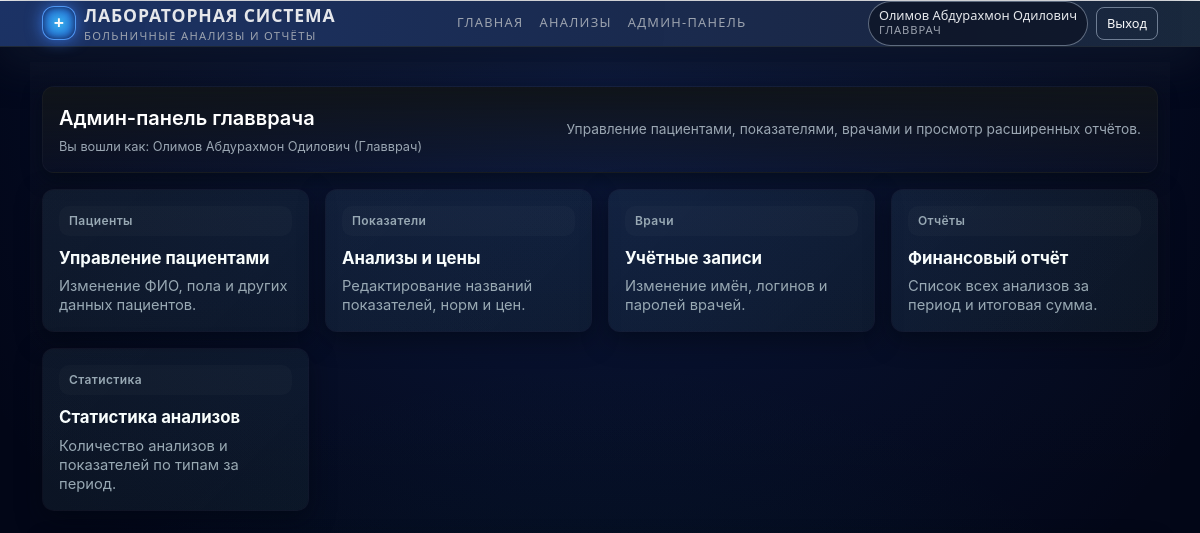
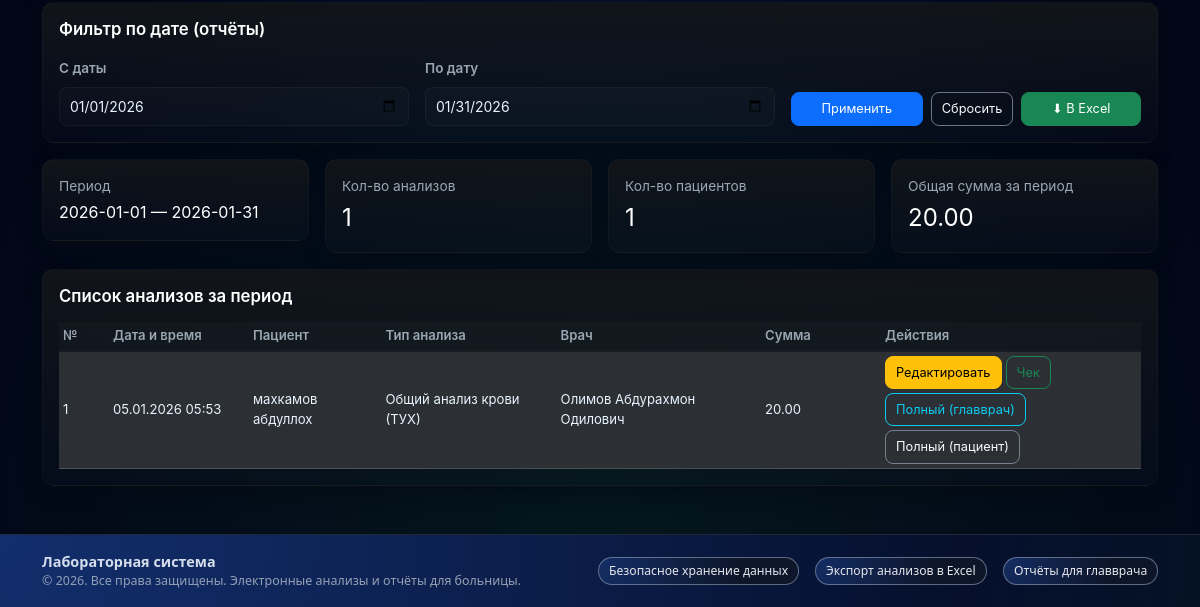
Page /index.php?page=admin_dashboard (signed in) on the earlier database version (2 pictures, top to bottom).
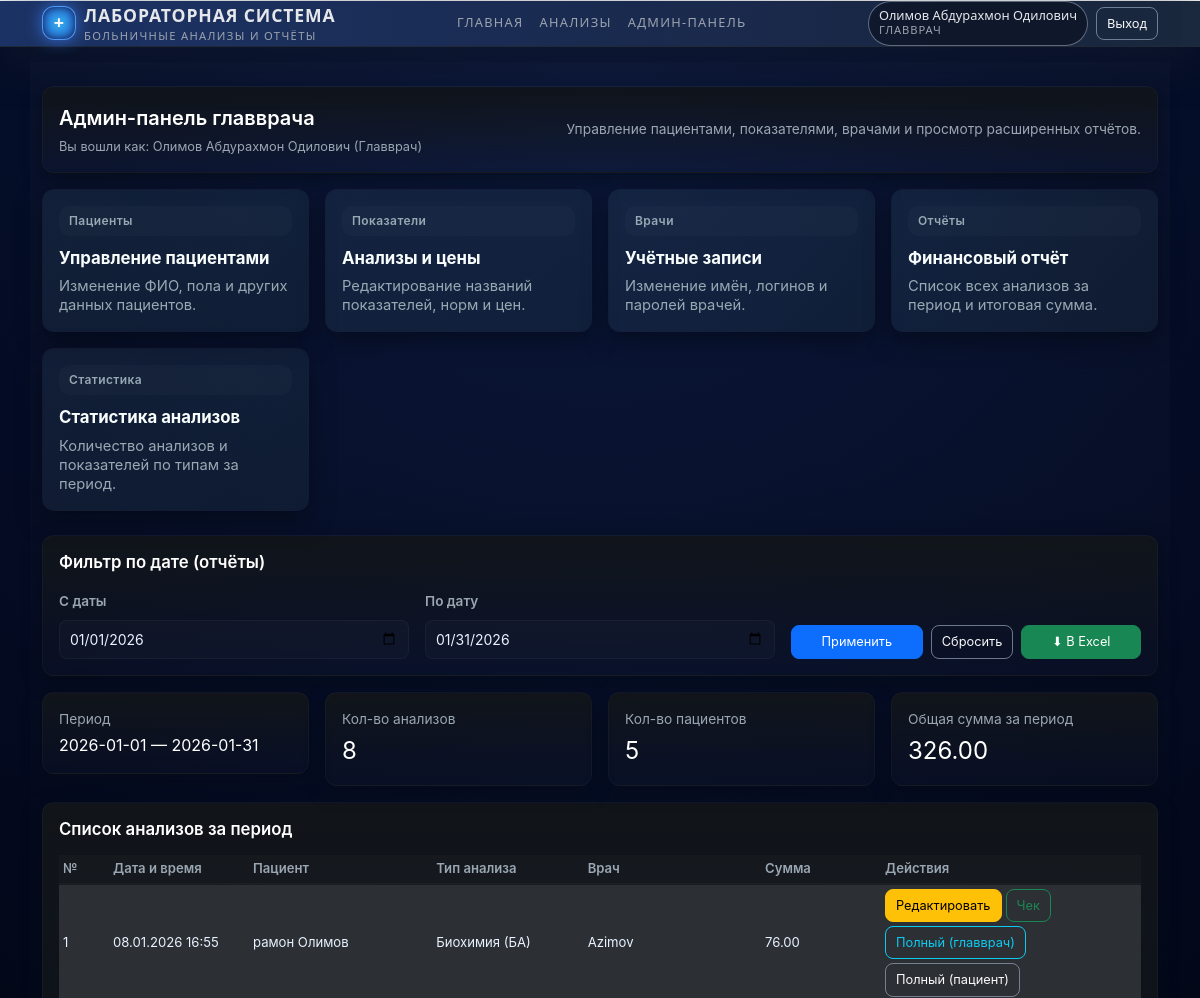
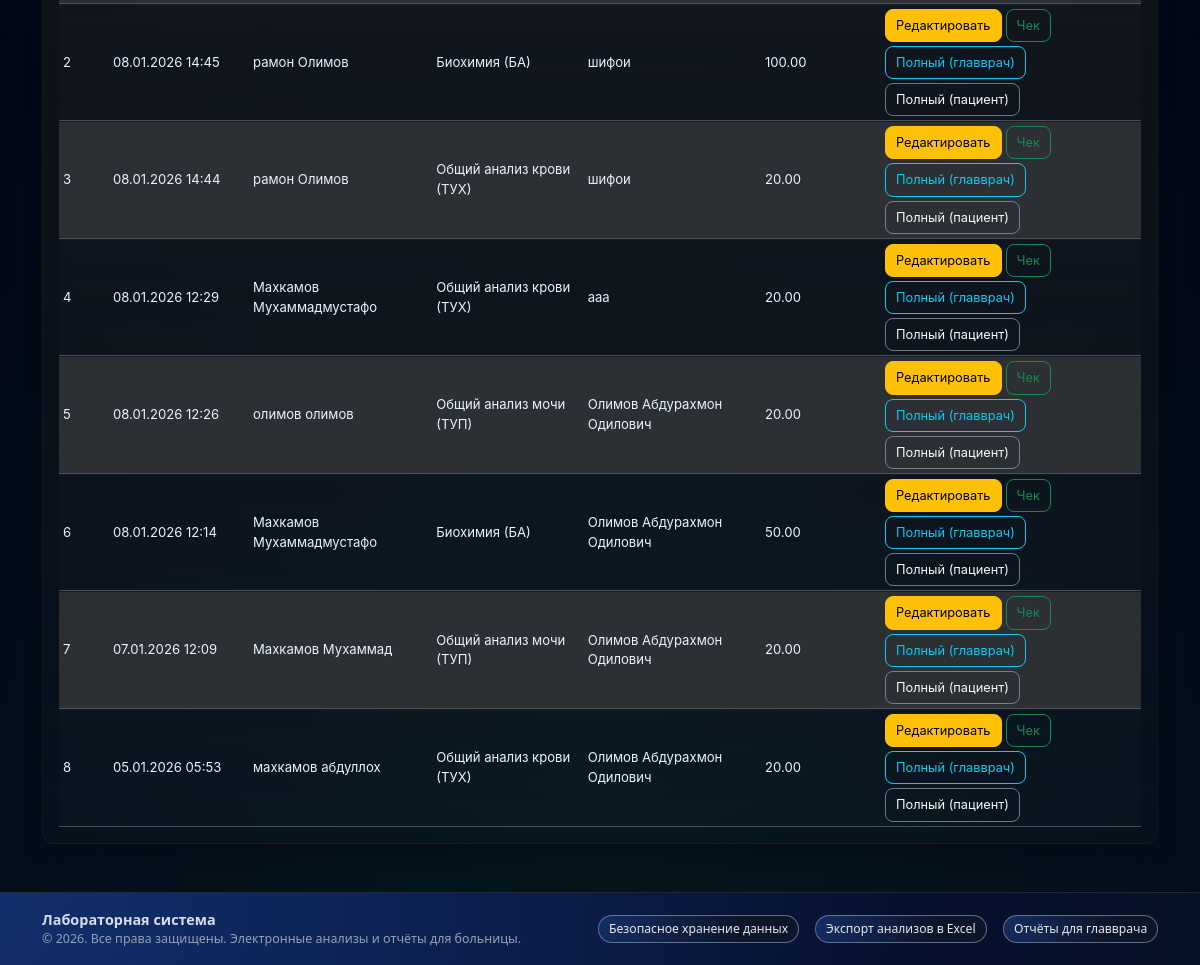
Same page on the later database version (2 pictures, top to bottom).
### tables this page shows
CREATE TABLE `patient_analyses` (
  `id` int(11) NOT NULL,
  `patient_id` int(11) DEFAULT NULL,
  `doctor_id` int(11) NOT NULL,
  `analysis_type_id` int(11) NOT NULL,
  `check_number` varchar(50) NOT NULL,
  `total_price` decimal(10,2) NOT NULL,
  `created_at` timestamp NOT NULL DEFAULT current_timestamp()
);

CREATE TABLE `patients` (
  `id` int(11) NOT NULL,
  `first_name` varchar(100) NOT NULL,
  `last_name` varchar(100) NOT NULL,
  `sex` enum('M','F') NOT NULL,
  `phones` varchar(100) DEFAULT NULL,
  `birth_date` date DEFAULT NULL,
  `age` int(11) DEFAULT NULL,
  `card_number` varchar(50) DEFAULT NULL,
  `created_at` datetime NOT NULL DEFAULT current_timestamp()
);

CREATE TABLE `analysis_types` (
  `id` int(11) NOT NULL,
  `code` varchar(20) NOT NULL,
  `name` varchar(100) NOT NULL
);

CREATE TABLE `users` (
  `id` int(11) NOT NULL,
  `login` varchar(50) NOT NULL,
  `password_hash` varchar(255) NOT NULL,
  `full_name` varchar(150) NOT NULL,
  `role` enum('doctor','admin','accept') NOT NULL DEFAULT 'doctor',
  `created_at` datetime NOT NULL DEFAULT current_timestamp()
);

### pages/admin/admin_dashboard.php (the view, shortened to what the rows shown need)
<?php
require_once __DIR__ . '/../../includes/functions.php';
$dateFrom = $_GET['date_from'] ?? '';
$dateTo   = $_GET['date_to']   ?? '';
if ($dateFrom === '' && $dateTo === '') {
    $dateFrom = date('Y-m-01');
    $dateTo   = date('Y-m-d');
}
$where  = [];
$params = [];
if ($dateFrom !== '') {
    $where[]              = 'pa.created_at >= :date_from';
    $params[':date_from'] = $dateFrom . ' 00:00:00';
}
if ($dateTo !== '') {
    $where[]            = 'pa.created_at <= :date_to';
    $params[':date_to'] = $dateTo . ' 23:59:59';
}
$whereSql = $where ? ('WHERE ' . implode(' AND ', $where)) : '';
$sql = "
    SELECT
        pa.*,
        p.first_name   AS patient_first_name,
        p.last_name    AS patient_last_name,
        u.full_name    AS doctor_name,
        t.name         AS analysis_type_name,
        t.code         AS analysis_type_code
    FROM patient_analyses pa
    LEFT JOIN patients p   ON pa.patient_id = p.id
    LEFT JOIN users u      ON pa.doctor_id = u.id
    LEFT JOIN analysis_types t ON pa.analysis_type_id = t.id
    $whereSql
    ORDER BY pa.created_at DESC, pa.id DESC
    LIMIT 300
";
$stmt = $pdo->prepare($sql);
$stmt->execute($params);
$analyses = $stmt->fetchAll();
    ?>
    <?php
require_once __DIR__ . '/../../includes/header.php';
?>
<link rel="stylesheet" href="/lab-system/public/css/ba.css">
<div class="container py-4 ba-page">
    <div class="panel p-3 mb-3" id="reports-block">
        <h2 class="ba-section-title mb-3">Фильтр по дате (отчёты)</h2>
    </div>
    <div class="panel p-3">
        <h2 class="ba-section-title mb-3">Список анализов за период</h2>
        <div class="table-responsive">
            <table class="table table-sm table-dark table-striped align-middle ba-result-table mb-0">
                <thead>
                    <tr>
                        <th style="width: 50px;">№</th>
                        <th style="width: 140px;">Дата и время</th>
                        <th>Пациент</th>
                        <th>Тип анализа</th>
                        <th>Врач</th>
                        <th style="width: 120px;">Сумма</th>
                        <th style="width: 260px;">Действия</th>
                    </tr>
                </thead>
                <tbody>
                    <?php if ($analyses): ?>
                        <?php $i = 1; ?>
                        <?php foreach ($analyses as $row): ?>
                            <?php
                                $patientName = 'Не указан';
                                if (!empty($row['patient_last_name']) || !empty($row['patient_first_name'])) {
                                    $patientName = trim($row['patient_last_name'] . ' ' . $row['patient_first_name']);
                                }
                                $createdAt          = $row['created_at'] ?? null;
                                $createdAtFormatted = $createdAt ? date('d.m.Y H:i', strtotime($createdAt)) : '';
                                $typeLabel = $row['analysis_type_code'] ?? '';
                                if ($typeLabel === 'BA') {
                                    $typeLabel = 'Биохимия (БА)';
                                } elseif ($typeLabel === 'TUH') {
                                    $typeLabel = 'Общий анализ крови (ТУХ)';
                                } elseif ($typeLabel === 'TUP') {
                                    $typeLabel = 'Общий анализ мочи (ТУП)';
                                } else {
                                    $typeLabel = $row['analysis_type_name'] ?: 'Анализ';
                                }
                            ?>
                            <tr>
                                <td><?php echo $i++; ?></td>
                                <td><?php echo htmlspecialchars($createdAtFormatted); ?></td>
                                <td><?php echo htmlspecialchars($patientName); ?></td>
                                <td><?php echo htmlspecialchars($typeLabel); ?></td>
                                <td><?php echo htmlspecialchars($row['doctor_name'] ?? '—'); ?></td>
                                <td><?php echo number_format((float)$row['total_price'], 2, '.', ' '); ?></td>
                                <td>
                                    <div class="d-flex flex-wrap gap-1">
                                        <a
                                            href="/lab-system/index.php?page=admin_analysis_edit&id=<?php echo (int)$row['id']; ?>"
                                            class="btn btn-sm btn-warning"
                                        >
                                            Редактировать
                                        </a>
                                        <a
                                            href="/lab-system/pages/doctor/analysis_export.php?id=<?php echo (int)$row['id']; ?>&mode=check"
                                            class="btn btn-sm btn-outline-success"
                                        >
                                            Чек
                                        </a>
                                        <a
                                            href="/lab-system/pages/doctor/analysis_export.php?id=<?php echo (int)$row['id']; ?>&mode=full_admin"
                                            class="btn btn-sm btn-outline-info"
                                        >
                                            Полный (главврач)
                                        </a>
                                        <a
                                            href="/lab-system/pages/doctor/analysis_export.php?id=<?php echo (int)$row['id']; ?>&mode=full_patient"
                                            class="btn btn-sm btn-outline-light"
                                        >
                                            Полный (пациент)
                                        </a>
                                    </div>
                                </td>
                            </tr>
                        <?php endforeach; ?>
                    <?php endif; ?>
                </tbody>
            </table>
        </div>
    </div>
</div>
<?php
require_once __DIR__ . '/../../includes/footer.php';

Differences in the rows shown:
added patient_analyses: created_at "08.01.2026 16:55", patient.first_name "рамон Олимов", analysis_type.code "Биохимия (БА)", users.full_name "Azimov", total_price "76.00"
added patient_analyses: created_at "08.01.2026 14:45", patient.first_name "рамон Олимов", analysis_type.code "Биохимия (БА)", users.full_name "шифои", total_price "100.00"
added patient_analyses: created_at "08.01.2026 14:44", patient.first_name "рамон Олимов", analysis_type.code "Общий анализ крови (ТУХ)", users.full_name "шифои", total_price "20.00"
added patient_analyses: created_at "08.01.2026 12:29", patient.first_name "Махкамов Мухаммадмустафо", analysis_type.code "Общий анализ крови (ТУХ)", users.full_name "ааа", total_price "20.00"
added patient_analyses: created_at "08.01.2026 12:26", patient.first_name "олимов олимов", analysis_type.code "Общий анализ мочи (ТУП)", users.full_name "Олимов Абдурахмон Одилович", total_price "20.00"
added patient_analyses: created_at "08.01.2026 12:14", patient.first_name "Махкамов Мухаммадмустафо", analysis_type.code "Биохимия (БА)", users.full_name "Олимов Абдурахмон Одилович", total_price "50.00"
added patient_analyses: created_at "07.01.2026 12:09", patient.first_name "Махкамов Мухаммад", analysis_type.code "Общий анализ мочи (ТУП)", users.full_name "Олимов Абдурахмон Одилович", total_price "20.00"
Other differences:
$analysesCount: "1" → "8"
$patientsCount: "1" → "5"
$grandTotal: "20.00" → "326.00"
